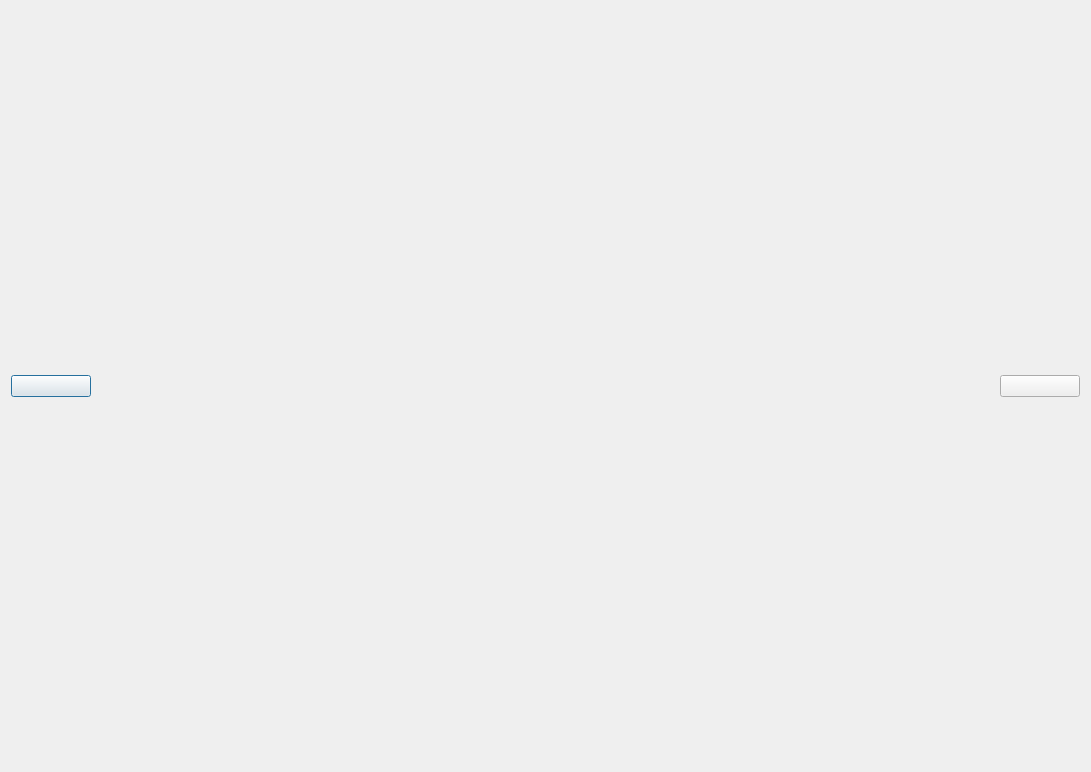
<?xml version="1.0" encoding="UTF-8"?>
<ui version="4.0">
 <class>PicShow</class>
 <widget class="QDialog" name="PicShow">
  <property name="geometry">
   <rect>
    <x>0</x>
    <y>0</y>
    <width>1091</width>
    <height>772</height>
   </rect>
  </property>
  <property name="windowTitle">
   <string>Dialog</string>
  </property>
  <layout class="QHBoxLayout" name="horizontalLayout">
   <item>
    <layout class="QGridLayout" name="gridLayout">
     <item row="1" column="1">
      <spacer name="horizontalSpacer_2">
       <property name="orientation">
        <enum>Qt::Orientation::Horizontal</enum>
       </property>
       <property name="sizeHint" stdset="0">
        <size>
         <width>40</width>
         <height>20</height>
        </size>
       </property>
      </spacer>
     </item>
     <item row="1" column="3">
      <spacer name="horizontalSpacer">
       <property name="orientation">
        <enum>Qt::Orientation::Horizontal</enum>
       </property>
       <property name="sizeHint" stdset="0">
        <size>
         <width>40</width>
         <height>20</height>
        </size>
       </property>
      </spacer>
     </item>
     <item row="1" column="0">
      <widget class="QWidget" name="widget" native="true">
       <property name="minimumSize">
        <size>
         <width>80</width>
         <height>0</height>
        </size>
       </property>
       <property name="maximumSize">
        <size>
         <width>80</width>
         <height>16777215</height>
        </size>
       </property>
       <layout class="QVBoxLayout" name="verticalLayout">
        <property name="leftMargin">
         <number>0</number>
        </property>
        <property name="topMargin">
         <number>0</number>
        </property>
        <property name="rightMargin">
         <number>0</number>
        </property>
        <property name="bottomMargin">
         <number>0</number>
        </property>
        <item>
         <widget class="PicButton" name="previousBtn">
          <property name="text">
           <string/>
          </property>
         </widget>
        </item>
       </layout>
      </widget>
     </item>
     <item row="0" column="2">
      <spacer name="verticalSpacer">
       <property name="orientation">
        <enum>Qt::Orientation::Vertical</enum>
       </property>
       <property name="sizeHint" stdset="0">
        <size>
         <width>20</width>
         <height>40</height>
        </size>
       </property>
      </spacer>
     </item>
     <item row="1" column="2">
      <widget class="QLabel" name="label">
       <property name="text">
        <string/>
       </property>
      </widget>
     </item>
     <item row="1" column="4">
      <widget class="QWidget" name="widget_2" native="true">
       <property name="minimumSize">
        <size>
         <width>80</width>
         <height>0</height>
        </size>
       </property>
       <property name="maximumSize">
        <size>
         <width>80</width>
         <height>16777215</height>
        </size>
       </property>
       <layout class="QVBoxLayout" name="verticalLayout_2">
        <property name="leftMargin">
         <number>0</number>
        </property>
        <property name="topMargin">
         <number>0</number>
        </property>
        <property name="rightMargin">
         <number>0</number>
        </property>
        <property name="bottomMargin">
         <number>0</number>
        </property>
        <item>
         <widget class="PicButton" name="nextBtn">
          <property name="text">
           <string/>
          </property>
         </widget>
        </item>
       </layout>
      </widget>
     </item>
     <item row="2" column="2">
      <spacer name="verticalSpacer_2">
       <property name="orientation">
        <enum>Qt::Orientation::Vertical</enum>
       </property>
       <property name="sizeHint" stdset="0">
        <size>
         <width>20</width>
         <height>40</height>
        </size>
       </property>
      </spacer>
     </item>
    </layout>
   </item>
  </layout>
 </widget>
 <customwidgets>
  <customwidget>
   <class>PicButton</class>
   <extends>QPushButton</extends>
   <header>picbutton.h</header>
  </customwidget>
 </customwidgets>
 <resources/>
 <connections/>
</ui>
